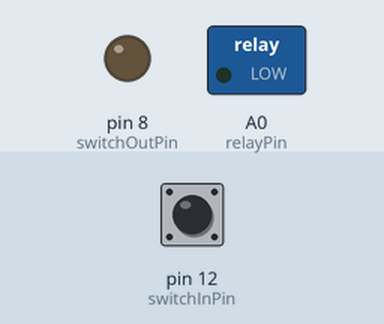
Recording of a sketch running on a simulated Arduino Uno, built with avr-gcc and run on an emulated ATmega328P. Parts: switched loads named in the sketch (green lamp = pin HIGH), output pins drawn as LEDs (lit = HIGH). The inputs (shaded band) are chosen by the test bench; at power-on: pin 12 (switchInPin) HIGH.

Above: at 1.2 s.
1.3 s: pin 12 (switchInPin) pulled LOW for 0.15 s
At 1.4 s:
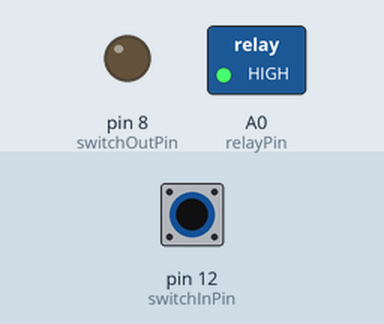
3.0 s: pin 12 (switchInPin) pulled LOW for 3.2 s
At 6.7 s:
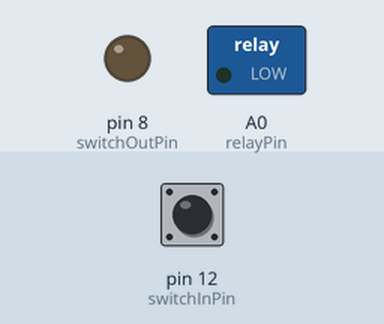
Timing chart, 0 to 8.2 s (numbered marks = the images above; inputs shaded):
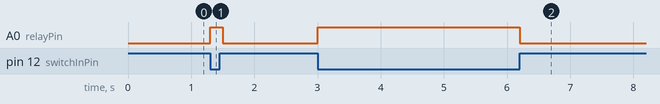

The sketch:

app.ino
```cpp
const int relayPin = A0;
const int switchOutPin = 8;
const int switchInPin = 12;

bool isInitialized = false;
bool relayState = HIGH;

int bluetoothInput = -1;
int switchInput = 0;
int previousBluetoothInput = -1;
int previousSwitchInput = 0;

void initializeRelay() {
  digitalWrite(relayPin, LOW);
  isInitialized = true;
}

void setup() {
  Serial.begin(9600);
  pinMode(relayPin, OUTPUT);
  pinMode(switchOutPin, OUTPUT);
  pinMode(switchInPin, INPUT_PULLUP);
}

void loop() {
  if (!isInitialized) {
    initializeRelay();
  }

  bluetoothInput = Serial.read();
  switchInput = digitalRead(switchInPin);

  if (previousBluetoothInput != bluetoothInput && bluetoothInput != -1) {
    previousBluetoothInput = bluetoothInput;
    switch (bluetoothInput) {
      case 1:
        relayState = LOW;
        break;
      case 0:
        relayState = HIGH;
        break;
    }
  }

  if (previousSwitchInput != switchInput) {
    previousSwitchInput = switchInput;
    switch (switchInput) {
      case 1:
        relayState = LOW;
        break;
      case 0:
        relayState = HIGH;
        break;
    }
  }

  digitalWrite(relayPin, relayState);
  delay(100);
}
```

Measured:
- after the input at 1.3 s, A0 (relayPin): LOW → HIGH at once, → LOW 0.20 s later
- after the input at 3.0 s, A0 (relayPin): LOW → HIGH at once, → LOW 3.2 s later
